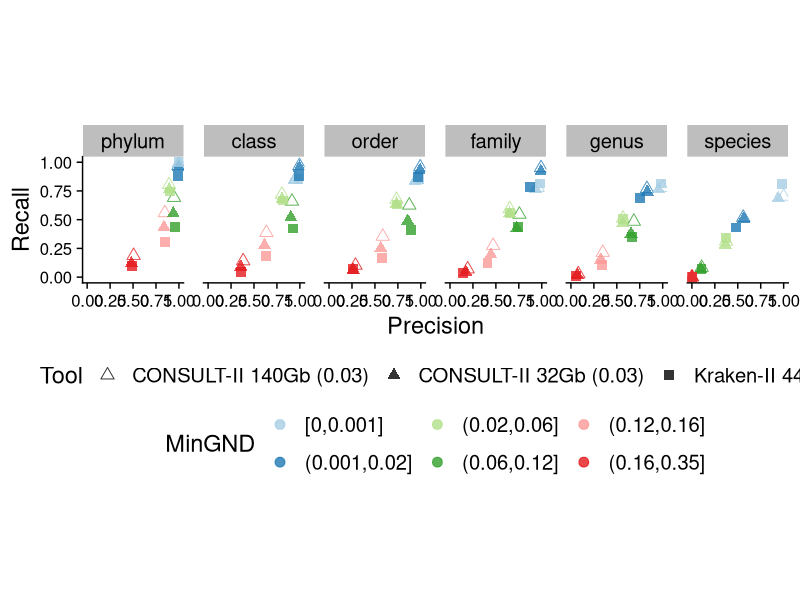

Reproduce this figure in R. (Note: this script raises an error after producing the figure.)
require(ggplot2)
require(readr)
require(cowplot)
require(dplyr)

scores <- read_csv("../results/summary_p_scores_sizes-bacteria.csv")
scores$Taxonomic_Rank[scores$Taxonomic_Rank == "superkingdom"] <- "kingdom"
scores <- scores %>% filter (Taxonomic_Rank != "kingdom")
scores$Taxonomic_Rank <- factor(
  scores$Taxonomic_Rank,
  levels = c("phylum", "class", "order", "family", "genus", "species")
)
scores$Method[scores$Method == "CONSULT-II (0.03)"] <- "CONSULT-II 140Gb (0.03)"
scores$Method[scores$Method == "CONSULT-II h=14, b=10 (0.03)"] <- "CONSULT-II 32Gb (0.03)"
scores$Method[scores$Method == "CONSULT-II h=13, b=16 (0.03)"] <- "CONSULT-II 18Gb (0.03)"
scores$Method[scores$Method == "Kraken-II"] <- "Kraken-II 44Gb"

ggplot(scores %>% filter(Method != "CONSULT-II 18Gb (0.03)") %>%
         mutate(
           Distance_to_closest = cut(
             Distance_to_closest,
             include.lowest = TRUE,
             breaks = c(0, 0.001, 0.02, 0.06, 0.12, 0.16, 0.35)
           )
         ) %>%
         group_by(Method, Taxonomic_Rank, Distance_to_closest) %>%
         summarise(Recall = mean(Recall), F1 = mean(F1), Precision = mean(Precision))
       , aes(x = Precision, y = Recall, color = Distance_to_closest, shape = Method)) +
  geom_point(alpha = 0.8, size=3) +
  facet_wrap(facets = "Taxonomic_Rank", nrow=1) +
  labs(shape = "Tool", colour = "MinGND", linetype = "MinGND", x = "Precision", y = "Recall") +
  scale_colour_brewer(palette = "Paired") +
  scale_shape_manual(values = c(2, 17, 15)) +
  theme_cowplot(font_size = 17) +
  theme(strip.background = element_rect(fill = "gray")) +
  theme(axis.text.y = element_text(size=12), axis.text.x = element_text(size=12), aspect.ratio = 1.25) +
  theme(panel.spacing.x = unit(1, "lines")) +
  theme(legend.position = "bottom", legend.justification = "center", legend.direction = "horizontal", legend.box = "vertical")
ggsave2("../figures/classification_size_comparison-bacteria-1.pdf", width = 15, height = 5)

ggplot(scores %>% filter(Method != "CONSULT-II 18Gb (0.03)"), aes(x = Distance_to_closest, y = F1, color = Method, linetype = Method, shape = Method)) +
  facet_wrap(vars(Taxonomic_Rank), nrow = 1) +
  geom_point(alpha = 0.5) +
  labs(shape = "Tool", colour = "Tool", linetype = "Tool", x = "Distance to the closest (MinGND)", y = "F1") +
  stat_smooth(se = F, span = 0.7, method = "glm", method.args = list(family = binomial), size = 1.25) +
  theme_cowplot(font_size = 17) +
  scale_colour_manual(values = c("#d95f02", "#a6761d", "#7570b3")) +
  theme(strip.background = element_rect(fill = "gray")) +
  theme(axis.text.y = element_text(size=12), axis.text.x = element_text(size=12), aspect.ratio = 1.25) +
  theme(legend.position = "bottom", legend.justification = "center", legend.direction = "vertical") +
  theme(legend.position = "bottom", legend.justification = "center", legend.direction = "horizontal", legend.box = "vertical")
ggsave2("../figures/classification_size_comparison-bacteria-2.pdf", width = 15, height = 4)
